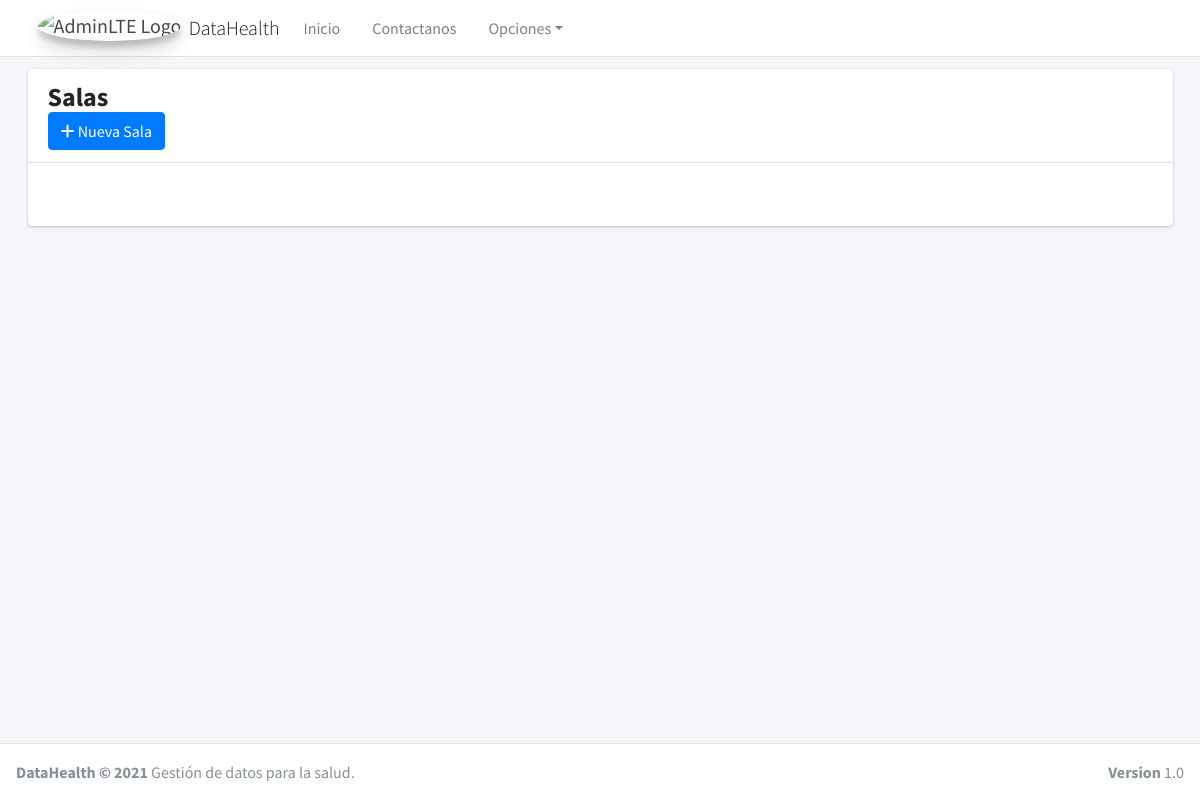
The app's page /salas/ (signed in), older data.
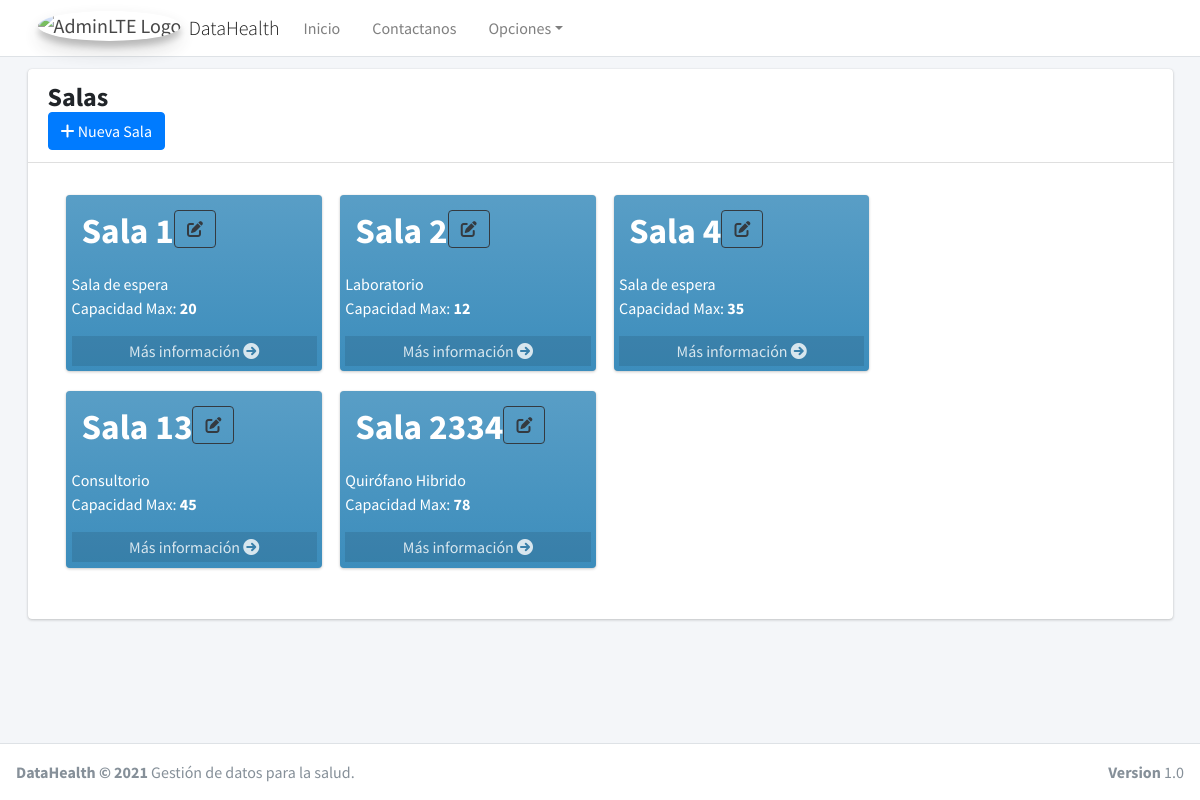
The same page, newer data.
### core/rooms/models.py (models this page shows, shortened)
class rooms(models.Model):
    n_room = models.IntegerField(verbose_name='Número de sala', primary_key=True, blank=False, auto_created=True)
    capacity = models.IntegerField(verbose_name='Capacidad de sala')
    funtion_room = [
        ('Sala de espera', 'Sala de espera'),
        ('Quirófano', 'Quirófano'),
        ('Quirófano Hibrido', 'Quirófano Hibrido'),
        ('Sala de preparación','Sala de preparación'),
        ('Sala de espera', 'Sala de espera'),
        ('Laboratorio', 'Laboratorio'),
        ('Consultorio', 'Consultorio'),
    ]
    funtion = models.CharField(verbose_name='Función de la sala', max_length=30, choices=funtion_room)
    class Meta:
        verbose_name = 'Sala'
        verbose_name_plural = 'Salas'
        db_table = 'Salas'

### core/rooms/views.py (the view)
# urls.py: path('salas/',RoomsListView.as_view(), name='salas'),
class RoomsListView(ListView):
    model = rooms
    template_name = 'rooms.html'
    def get_context_data(self, **kwargs):
        context = super().get_context_data(**kwargs)
        context['title'] = 'Salas'
        return context
    @method_decorator(login_required)
    def dispatch(self, request, *args, **kwargs):
        return super().dispatch(request, *args, **kwargs)

### core/rooms/templates/rooms.html (shortened to what this page needs)
{% extends 'index.html' %}
    {% block buton %}
          <a href="/salas/register">
              <button type="button" class="btn btn-primary btnTest">
                  <i class="fas fa-plus"></i>  Nueva Sala
              </button>
          </a>
    {% endblock %}
{% block Content %}
  <div class="card-body">
          {% for salas in object_list %}
      <div class="col-lg-3 col-6" style="display: inline-block">
          <div class="small-box bg-gradient-lightblue" style="padding: 2%">
              <div class="inner" style="display: inline-flex; ">
                <h3>Sala {{ salas.n_room }}</h3>
                  <div class="icon">
                      <a href="{% url 'Salas_Update' salas.n_room %}" type="button" class="btn btn-outline-dark">
                          <i class="fas fa-edit"></i>
                      </a>
                  </div>
              </div>
              <p> {{ salas.funtion }} <br> Capacidad Max:  <strong>{{ salas.capacity }}</strong> </p>
              <a href="#" class="small-box-footer">Más información <i class="fas fa-arrow-circle-right"></i></a>
          </div>
      </div>
      {% endfor %}
  </div>
{% endblock %}

Row changes from the older to the newer data that the page shows:
added rooms: n_room "1", funtion "Sala de espera", capacity "20"
added rooms: n_room "2", funtion "Laboratorio", capacity "12"
added rooms: n_room "4", funtion "Sala de espera", capacity "35"
added rooms: n_room "13", funtion "Consultorio", capacity "45"
added rooms: n_room "2334", funtion "Quirófano Hibrido", capacity "78"
